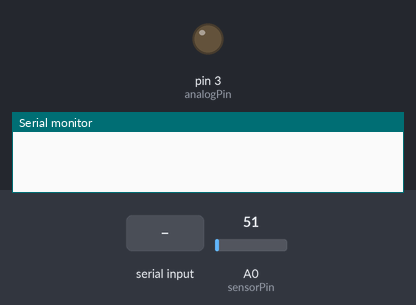
Recording of a sketch running on a simulated Arduino Uno, built with avr-gcc and run on an emulated ATmega328P. Shown: output pins drawn as LEDs (lit = HIGH), the last lines printed to the serial monitor. The inputs (shaded band) are chosen by the test bench; at power-on: A0 (sensorPin) = 51.

Above: at 1.2 s.
1.3 s: "90,45\n" received over Serial
At 1.9 s:
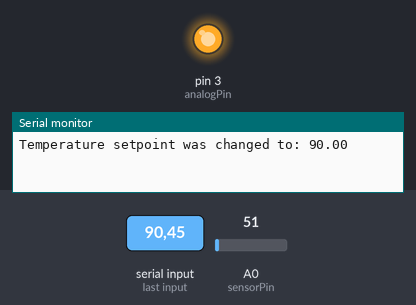
2.8 s: "5\n" received over Serial
At 3.3 s:
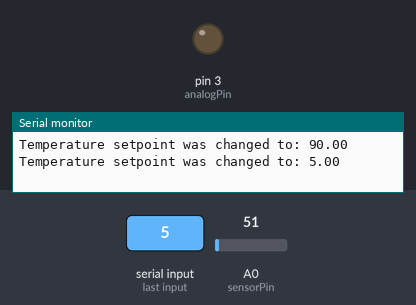
4.3 s: "30,150\n" received over Serial
At 5.4 s:
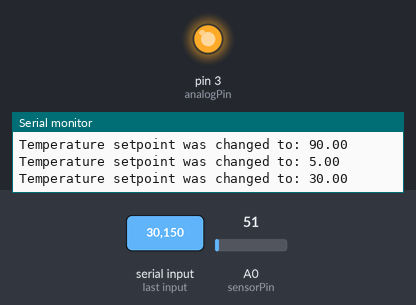
5.8 s: A0 (sensorPin) set to 61
At 6.8 s:
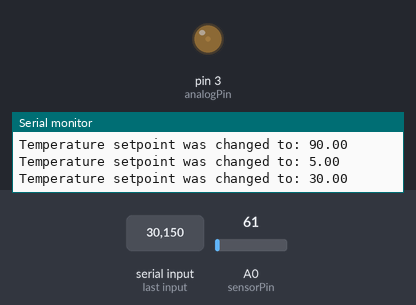
7.3 s: A0 (sensorPin) set to 30
At 7.7 s:
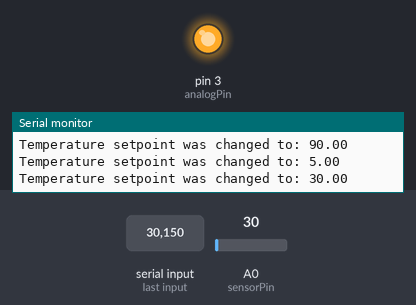
Timing chart, 0 to 9.8 s (numbered marks = the images above; inputs shaded):
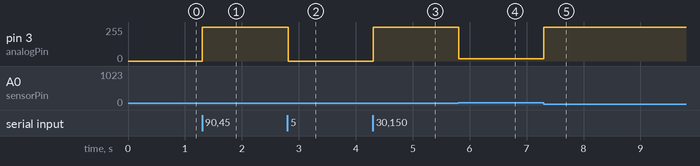

The sketch:

Temperature_pid_v3.ino
```cpp
//Temperature sensor LM35

int sensorPin = A0;    // select the input pin
float sensorValue = 0;  // variable to store the value coming from the sensor
float sensorTemp = 0.0; // variable temperature
int numberOfPoints = 16; // number of temperature measurements to average
int analogPin = 3; // pin for transistor's gate
int i = 0; // counter

char incomingBytes = 0; // byte to read from serial port
String readString = ""; // string received from serial port

int dutyCycle = 0; // starts off
float setPointTemperature = 20; // starting temp setpoint

float error = 0; // PID error term
float lastError = 0; // PID last error term
float propCorrection = 0; // correction factor for Proportional PID term
float intCorrection = 0; // correction factor for Integral PID term
float devCorrection = 0; // correction factor for Derivative PID term

int stepTime = 10; // variable to delay the loop

float kp = -100; // proportinal factor of the PID
float ki = -0.0001; // integral factor of the PID
float kd = 4500; // derivative factor of the PID

void setup() {
  // config serial communication
  Serial.begin(2000000);
  // transistor's gate pin
  pinMode(analogPin, OUTPUT);
}

void loop() {

  // read the incoming bytes
  while (Serial.available() > 0) {
    char incomingBytes = Serial.read();
    readString += incomingBytes;
  }

  // notify if readString is non-zero
  if (readString.length() > 0) {
    float aux = readString.toFloat();
    if (aux == 0) {
      Serial.print((String)"setpoint:"+setPointTemperature);
      Serial.print((String)":sensorTemp:"+sensorTemp);
      Serial.print((String)":dutyCycle:"+dutyCycle);
      Serial.print((String)":error:"+error);
      Serial.print((String)":propTerm:"+propCorrection);
      Serial.print((String)":intTerm:"+intCorrection);
      Serial.println((String)":devTerm:"+devCorrection);
      readString="";
    }
//    else if (aux == 1) {
//        Serial.println((String)"--------------");
//        Serial.println((String)"Error "+error);
//        Serial.println((String)"Prop term "+propCorrection);
//        Serial.println((String)"Int term "+intCorrection);
//        Serial.println((String)"Dev term "+devCorrection);
//        Serial.println((String)"duty "+dutyCycle);
//        readString="";
//    }
    else {
      Serial.print("Temperature setpoint was changed to: ");
      Serial.println((String)aux);
      setPointTemperature = aux;
      readString="";
      intCorrection = 0;
    }
  }

  // read the value from the sensor LM35
  sensorValue = 0;
  for (i = 0; i < numberOfPoints; i++) {
    sensorValue = sensorValue + analogRead(sensorPin);
  }
  sensorValue = sensorValue/numberOfPoints;

  sensorTemp = ((5.0 * sensorValue) / 1023.0) * 100.0;  //conversion of temp to Celsius

  // PID
  error = sensorTemp - setPointTemperature;

  // proportional term
  propCorrection = kp*error;

  // integral term
  intCorrection += ki*error*stepTime;

  // derivative term
  devCorrection = kd*(error - lastError)/stepTime;
  lastError = error;

  // process variable
  dutyCycle = (int) propCorrection + (int) intCorrection ;//+ (int) devCorrection;

  // keep dutyCycle value inside the allowed range
  if (dutyCycle > 255) {
    dutyCycle = 255;
  }
  if (dutyCycle < 0) {
    dutyCycle = 0;
  }

  // update gate status
  analogWrite(analogPin, dutyCycle);

  delay(stepTime);
}
```

Measured:
- after the input at 1.3 s, pin 3 (analogPin): 0/255 → 255/255 at once
- after the input at 2.8 s, pin 3 (analogPin): 255/255 → 0/255 at once
- after the input at 4.3 s, pin 3 (analogPin): 0/255 → 255/255 at once
- after the input at 5.8 s, pin 3 (analogPin): 255/255 → 18/255 at once
- after the input at 7.3 s, pin 3 (analogPin): 18/255 → 255/255 at once
